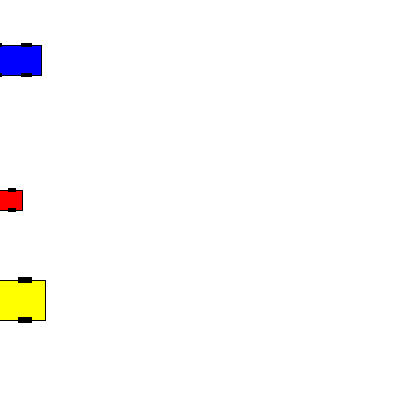
Frame 1 (no input)
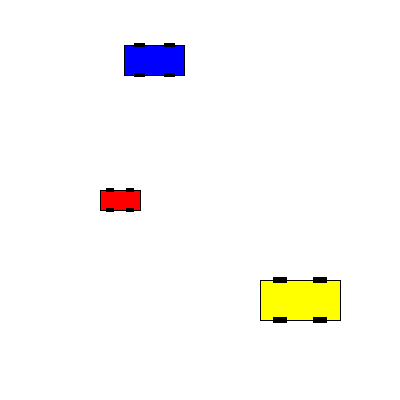
Frame 60 (the mouse pressed at the canvas centre just before this capture)
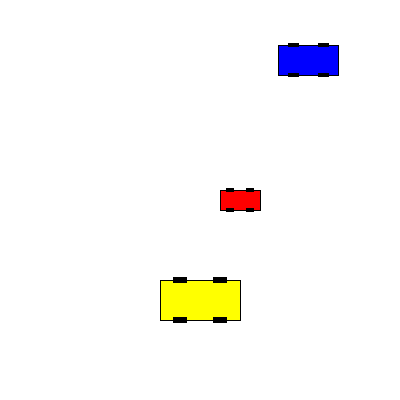
Frame 120 (the mouse held since frame 60 and released just before this capture)

The Processing sketch that drew these frames (run headless with seeded random() and noise(); from frame 60 on, the mouse is pressed at the canvas centre):

// Processing sketch: processing_42769
// ── processing_42769.pde

Car myCar1;
Car myCar2;
Car myCar3;


void setup(){
  size (400,400);
  myCar1 = new Car(color(255,0,0),0,200,2,40);
  myCar2 = new Car(color(0,0,255),0,60,11,60);
  myCar3 = new Car(color(255,255,0),0,300,5,80);
}


void draw(){
  background(255);
  myCar1.move();
  myCar1.display();
  myCar2.move();
  myCar2.display();
  myCar3.move();
  myCar3.display();



}


class Car {
  color c;
  float x;
  float y;
  float speed;
  float carSize;


  Car(color tempC, float tempX, float tempY,float tempSpeed, float s) {

    c=tempC;
    x=tempX;
    y=tempY;
    speed=tempSpeed;
    carSize=s;
  }


  void display() {
    float offset = carSize/4;
    stroke(0);
    fill(c);
    rectMode(CENTER);
    rect(x, y, carSize, carSize/2);
    fill(0);
    rect(x-offset, y-offset, offset/1.5, offset/4);
    rect(x+offset, y-offset, offset/1.5, offset/4);
    rect(x-offset, y+offset, offset/1.5, offset/4);
    rect(x+offset, y+offset, offset/1.5, offset/4);
  }

  void move() {
    x=x+speed;
    if (x>=width||x<=0) {
      speed=speed*-1;
    }
  }
}
